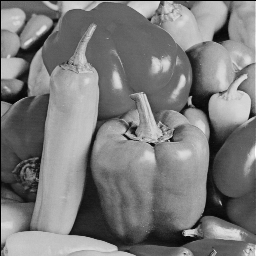
%> input picture evaluate/peppers.png, 256 x 256 px
$ octave main.m   (GNU Octave 9; MATLAB toolbox functions it lacks are replaced by stand-ins)
%> lines starting %> are read from the running program, lines starting %| are printed output that depends on the picture
### evaluate/calcA.m
function [ cnt ] = calcA( image )
cnt = 0;
for i=1:length(image)
    for j=1:length(image(1,:))
        if image(i,j) == 255
            cnt = cnt+1;
        end
    end
end
end

### evaluate/calcB.m
%% 这是计算四连通成分数的
% bwlabel的效果和文献提到的序贯算法应该是一致的
% 参考的资料是https://blog.csdn.net/Dhane/article/details/81633723
function [ cnt ] = calcB( image )
temp = bwlabel(image,4);
cnt = 0;
for i=2:length(temp)-1
    for j=2:length(temp(1,:))-1
        if temp(i,j) ~= 0
            if temp(i,j) == temp(i-1,j) == temp(i+1,j) == temp(i,j-1) ==temp(i,j+1)
                cnt = cnt+1;
            end
        end
    end
end


end

### evaluate/calcC.m
function [ cnt ] = calcC( image )
[temp,p] = bwlabel(image,8);
cnt = 0;
for i=2:length(temp)-1
    for j=2:length(temp(1,:))-1
        if temp(i,j) ~= 0
            if temp(i,j) == temp(i-1,j-1) == temp(i-1,j) == temp(i-1,j+1) ==temp(i,j-1)== temp(i,j+1) == temp(i+1,j-1) == temp(i+1,j) ==temp(i+1,j+1)
                cnt = cnt+1;
            end
        end
    end
end


end

### evaluate/main.m
clear;
clc;
%读取照片
peppers = imread('peppers.png');
%> peppers is the input picture: size 256x256 uint8; min 0, max 254, mean 123.1

%% 用matlab封装的四种算子做边缘检测
%转为uint8类型是因为封装函数返回的是二值图
%我要把二值图的1转为255，是为了和openCV的边缘检测函数返回值对应
Mcanny = edge(peppers,'canny');
%> Mcanny: size 256x256 logical; 7.2% white in thin lines or dots
Mcanny = uint8(Mcanny);
Mcanny(Mcanny == 1) = 255;
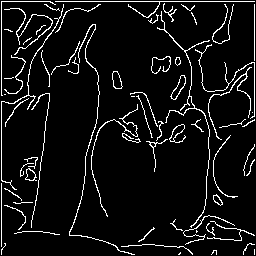
%> Mcanny: size 256x256 uint8; 7.2% white in thin lines or dots

sobel = edge(peppers,'sobel');
%> sobel: size 256x256 logical; 3.7% white in thin lines or dots
sobel = uint8(sobel);
sobel(sobel == 1) = 255;
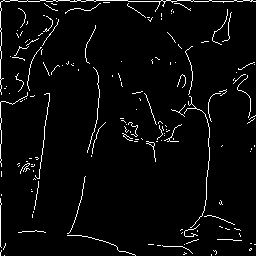
%> sobel: size 256x256 uint8; 3.7% white in thin lines or dots

prewitt = edge(peppers,'prewitt');
%> prewitt: size 256x256 logical; 3.7% white in thin lines or dots
prewitt = uint8(prewitt);
prewitt(prewitt == 1) = 255;
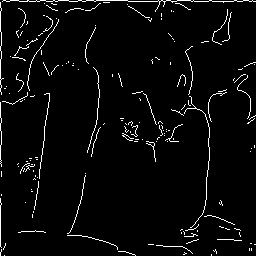
%> prewitt: size 256x256 uint8; 3.7% white in thin lines or dots

log = edge(peppers,'log');
%> log: size 256x256 logical; 6% white in thin lines or dots
log = uint8(log);
log(log == 1) = 255;
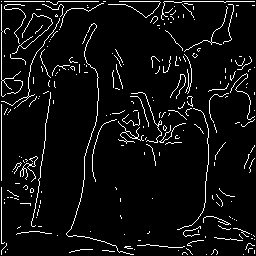
%> log: size 256x256 uint8; 6% white in thin lines or dots
%% 定量分析边缘检测结果的优劣
% 参考的文献是《一种新的基于连通成分的边缘评价方法 林卉》
% 上述文章的描述可能错在错误(连通成分数的求法，我觉得有有问题)，我基于自己的理解实现了文献提到的评价方法
% A是图中边的像素个数
% B是图中的四连通成分数
% C是图中的八联通成份数
% C/A和C/B两个值越小 -> 边缘检测的效果越好
aOfMcanny = calcA(Mcanny);
%> after the loop in calcA, `for i=1:length(image)`: cnt = 4687
%> aOfMcanny = 4687
aOfsobel = calcA(sobel);
%> aOfsobel = 2448
aOfprewitt = calcA(prewitt);
%> aOfprewitt = 2405
aOflog = calcA(log);
%> aOflog = 3905


bOfMcanny = calcB(Mcanny);
%> in calcB, `temp = bwlabel(image,4);`: temp: size 256x256 double; 522 distinct labels, from 0 to 521
%> after the loop in calcB, `for i=2:length(temp)-1`: cnt = 1125
%> bOfMcanny = 1125
bOfsobel = calcB(sobel);
%> in calcB (call 2), `temp = bwlabel(image,4);`: temp: size 256x256 double; 822 distinct labels, from 0 to 821
%> bOfsobel = 526
bOfprewitt = calcB(prewitt);
%> in calcB (call 3), `temp = bwlabel(image,4);`: temp: size 256x256 double; 784 distinct labels, from 0 to 783
%> bOfprewitt = 482
bOflog = calcB(log);
%> in calcB (call 4), `temp = bwlabel(image,4);`: temp: size 256x256 double; 1378 distinct labels, from 0 to 1377
%> bOflog = 914


cOfMcanny = calcC(Mcanny);
%> in calcC, `[temp,p] = bwlabel(image,8);`: temp: size 256x256 double; 68 distinct labels, from 0 to 67
%> in calcC, `[temp,p] = bwlabel(image,8);`: p = 67
%> after the loop in calcC, `for i=2:length(temp)-1`: cnt = 2951
%> cOfMcanny = 2951
cOfsobel = calcC(sobel);
%> in calcC (call 2), `[temp,p] = bwlabel(image,8);`:
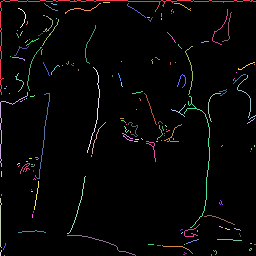
%> temp: size 256x256 double; 158 distinct labels, from 0 to 157; one colour per label, 0 black
%> in calcC (call 2), `[temp,p] = bwlabel(image,8);`: p = 157
%> after the loop in calcC (call 2), `for i=2:length(temp)-1`: cnt = 1345
%> cOfsobel = 1345
cOfprewitt = calcC(prewitt);
%> in calcC (call 3), `[temp,p] = bwlabel(image,8);`:
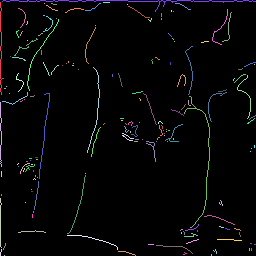
%> temp: size 256x256 double; 170 distinct labels, from 0 to 169; one colour per label, 0 black
%> in calcC (call 3), `[temp,p] = bwlabel(image,8);`: p = 169
%> cOfprewitt = 1345
cOflog = calcC(log);
%> in calcC (call 4), `[temp,p] = bwlabel(image,8);`:
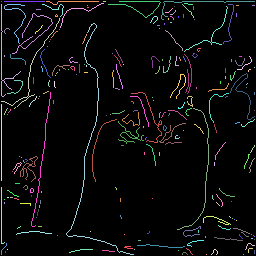
%> temp: size 256x256 double; 231 distinct labels, from 0 to 230; one colour per label, 0 black
%> in calcC (call 4), `[temp,p] = bwlabel(image,8);`: p = 230
%> after the loop in calcC (call 4), `for i=2:length(temp)-1`: cnt = 2407
%> cOflog = 2407
